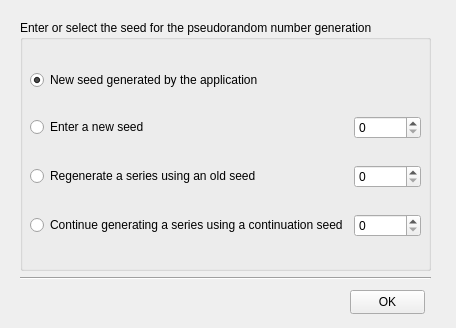
<?xml version="1.0" encoding="UTF-8"?>
<ui version="4.0">
 <class>Form</class>
 <widget class="QWidget" name="Form">
  <property name="geometry">
   <rect>
    <x>0</x>
    <y>0</y>
    <width>456</width>
    <height>328</height>
   </rect>
  </property>
  <property name="windowTitle">
   <string>AVEGA Random</string>
  </property>
  <property name="windowIcon">
   <iconset resource="resources.qrc">
    <normaloff>:/icons/assets/icons/AVEGA-Favicon.ico</normaloff>:/icons/assets/icons/AVEGA-Favicon.ico</iconset>
  </property>
  <widget class="QGroupBox" name="groupBox">
   <property name="geometry">
    <rect>
     <x>20</x>
     <y>20</y>
     <width>411</width>
     <height>251</height>
    </rect>
   </property>
   <property name="title">
    <string>Enter or select the seed for the pseudorandom number generation</string>
   </property>
   <widget class="QWidget" name="gridLayoutWidget">
    <property name="geometry">
     <rect>
      <x>10</x>
      <y>30</y>
      <width>391</width>
      <height>211</height>
     </rect>
    </property>
    <layout class="QGridLayout" name="gridLayout">
     <item row="3" column="0">
      <widget class="QRadioButton" name="radio_con_old_seed">
       <property name="text">
        <string>Continue generating a series using a continuation seed</string>
       </property>
      </widget>
     </item>
     <item row="2" column="0">
      <widget class="QRadioButton" name="radio_old_seed">
       <property name="text">
        <string>Regenerate a series using an old seed</string>
       </property>
      </widget>
     </item>
     <item row="1" column="0">
      <widget class="QRadioButton" name="radio_new_seed">
       <property name="text">
        <string>Enter a new seed</string>
       </property>
      </widget>
     </item>
     <item row="0" column="0">
      <widget class="QRadioButton" name="radio_gen_new_seed">
       <property name="text">
        <string>New seed generated by the application</string>
       </property>
       <property name="checked">
        <bool>true</bool>
       </property>
      </widget>
     </item>
     <item row="1" column="1">
      <widget class="QSpinBox" name="gen_new_seed"/>
     </item>
     <item row="2" column="1">
      <widget class="QSpinBox" name="old_seed"/>
     </item>
     <item row="3" column="1">
      <widget class="QSpinBox" name="con_old_seed"/>
     </item>
    </layout>
   </widget>
  </widget>
  <widget class="QPushButton" name="btn_ok">
   <property name="geometry">
    <rect>
     <x>350</x>
     <y>290</y>
     <width>75</width>
     <height>24</height>
    </rect>
   </property>
   <property name="text">
    <string>OK</string>
   </property>
  </widget>
  <widget class="Line" name="line">
   <property name="geometry">
    <rect>
     <x>20</x>
     <y>270</y>
     <width>411</width>
     <height>16</height>
    </rect>
   </property>
   <property name="orientation">
    <enum>Qt::Horizontal</enum>
   </property>
  </widget>
 </widget>
 <resources>
  <include location="resources.qrc"/>
 </resources>
 <connections/>
</ui>
